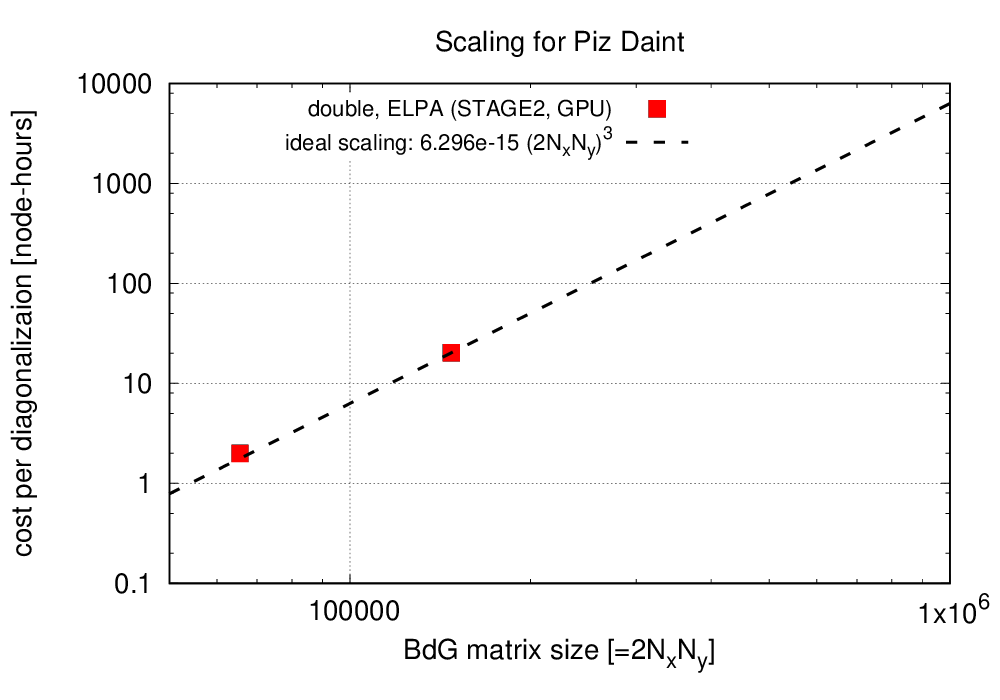

Here is the gnuplot script that generated this plot:
set term post enh eps color dashed 20
set output "st-piz-daint-scaling.eps"

set style line 1 pt 5 ps 2.0 lw 2. lt 1 lc 1   
set style line 2 pt 7 ps 2.0 lw 2. lt 1 lc 3
set style line 12 pt 2 ps 1.5 lw 4. lt 1 lc -1 dt 2 

set key top left font ",16"
set key spacing 1.5
set logscale xy
set xrange[50000:1e6]
set grid

set xlabel "BdG matrix size [=2N_xN_y]"
set ylabel "cost per diagonalizaion [node-hours]"
set title "Scaling for Piz Daint"

a=1
ideal(N) = a*N**3
coeffa = 0.52 / ideal(65536)
a=coeffa

fit [0.06e6:1.0e6] ideal(x) "st-piz-daint-scaling.txt" u 1:2 i 0 via a

ilabel = sprintf("ideal scaling: %.4g (2N_xN_y)^3", a)
plot "st-piz-daint-scaling.txt" u 1:2 i 0 title "double, ELPA (STAGE2, GPU)" w p ls 1, \
     ideal(x) title ilabel  w l ls 12

set out
set terminal X

system("convert -colorspace sRGB -density 200 st-piz-daint-scaling.eps st-piz-daint-scaling.png")
